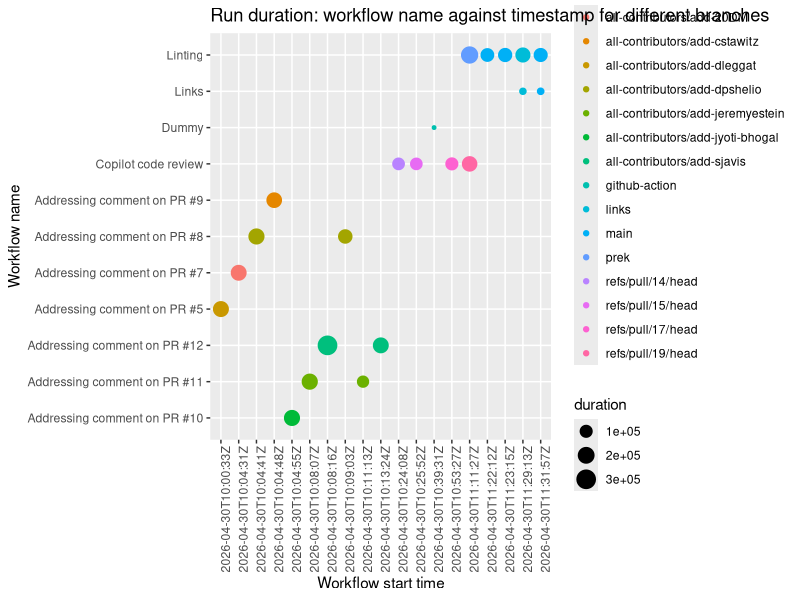

The R script that drew this image:
## ---- chunk 1
library(dplyr)
library(ggplot2)
## ---- chunk 2
#| label: load-data
#| message: false


### Read in data here
actions_data <- read.csv("../data/green-actions-workflows.csv")
## ---- chunk 3
#| label: calculate statistics
#| message: false

mean_duration <- mean(actions_data$duration)
duration_quant <- as.numeric(quantile(actions_data$duration))
branches <- unique(actions_data$branch)

branch_first <- actions_data |>
    filter(branch==branches[1])
branch_second <- actions_data |>
    filter(branch==branches[2])
branch_third <- actions_data |>
    filter(branch==branches[3])
p_firstblock <- "warning"
p_secondblock <- "danger"
p_thirdblock <- "primary"

## ---- chunk 4
#| content: valuebox
#| title: "Total time"
list(
  icon = "clock",
  color = p_firstblock,
  value = duration_quant[3]
)

## ---- chunk 5
#| content: valuebox
#| title: "Time for branch X"
list(
  icon = "clock",
  color = p_secondblock,
  value = duration_quant[4]
)

## ---- chunk 6
#| content: valuebox
#| title: "Time for branch Y"
list(
  icon = "clock",
  color = p_thirdblock,
  value = duration_quant[1]
)
## ---- chunk 7
#| title: Run duration for different branches
#| fig-width: 15
#| fig-height: 12
#| out-width: "100%"
#| fig-responsive: true
# Put in the bubbleplot

workflow_start_time <- as.POSIXct(actions_data$workflow_start_time, format = "%H:%M:%S")

p <- ggplot2::ggplot(actions_data) + ggplot2::geom_point(aes(x = start_time, y = workflow_name, size = duration, color = branch)) + xlab("Workflow start time") + ylab("Workflow name") + ggtitle("Run duration: workflow name against timestamp for different branches")+theme(axis.text.x = element_text(angle = 90))

p
